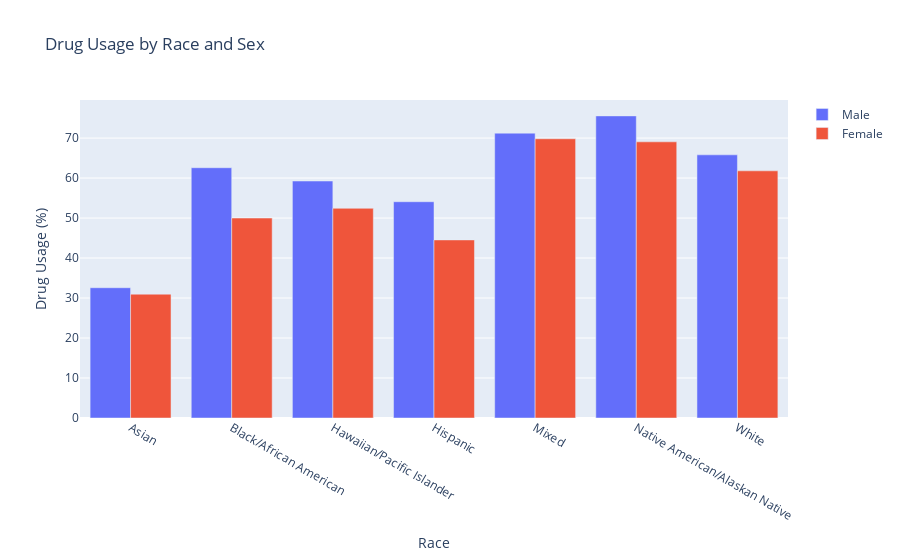

The notebook cell saved with this chart:
### Markdown cell above
This bar chart plot describes the average drug usage rate grouped by race and sex. The y-axis denotes the drug usage in % and the x-axis different race groups. For each race group, there is a further diversification based on sex, which in this case is either Male or Female. Specifying the data point towards Male or Female is due to gender being a possible contribution to minority or prejudice. It's clear some races generally have higher drug usage, but this is not the main takeaway of this plot. Looking at the proportions of Male drug users to female drug users is the main interest of this plot.
You can observe for Asian and Mixed groups there is not many differences per sex
But for races the Black/African American race there is a big difference in %
Using articles we plan to attribute these differences to a combination of culture and or sex.
This will help shape a more inclusive view of drug abuse and help our other findings take a more concrete shape.

### Code cell
df = pd.read_csv('nsduh_workforce_adults.csv')

df_grouped = df.groupby(['race_str', 'sex'])['anydrugever'].mean().reset_index()
df_grouped.sort_values('race_str', inplace=True)

races = df_grouped['race_str'].unique()

male_df = df_grouped[df_grouped['sex'] == 1]
female_df = df_grouped[df_grouped['sex'] == 2]

trace1 = go.Bar(x=races, y=male_df['anydrugever'].values * 100, name='Male')
trace2 = go.Bar(x=races, y=female_df['anydrugever'].values * 100, name='Female')

layout = go.Layout(
    title='Drug Usage by Race and Sex',
    xaxis=dict(title='Race'),
    yaxis=dict(title='Drug Usage (%)', dtick=10), 
    barmode='group'
)

fig = go.Figure(data=[trace1, trace2], layout=layout)

fig.show()

### Figure 1 — Plotly figure (JSON) as saved in the notebook; plotly's stock layout.template omitted (floating-point values rounded to 4 significant figures)
{"data": [{"name": "Male", "type": "bar", "x": ["Asian", "Black/African American", "Hawaiian/Pacific Islander", "Hispanic", "Mixed", "Native American/Alaskan Native", "White"], "y": [32.58, 62.59, 59.26, 54.09, 71.23, 75.55, 65.81]}, {"name": "Female", "type": "bar", "x": ["Asian", "Black/African American", "Hawaiian/Pacific Islander", "Hispanic", "Mixed", "Native American/Alaskan Native", "White"], "y": [30.96, 50, 52.44, 44.53, 69.83, 69.06, 61.81]}], "layout": {"barmode": "group", "title": {"text": "Drug Usage by Race and Sex"}, "xaxis": {"title": {"text": "Race"}}, "yaxis": {"dtick": 10, "title": {"text": "Drug Usage (%)"}}}}
